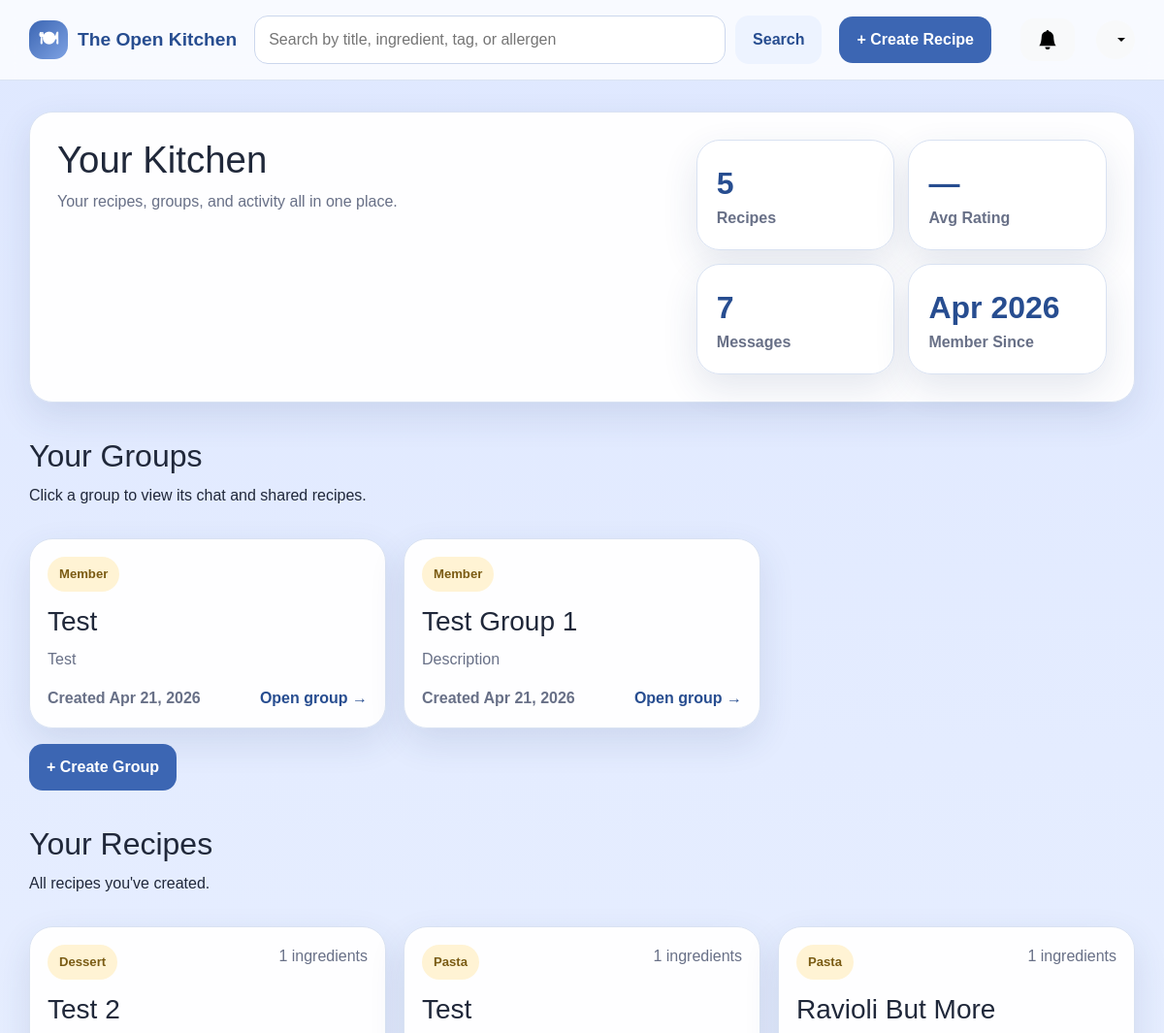
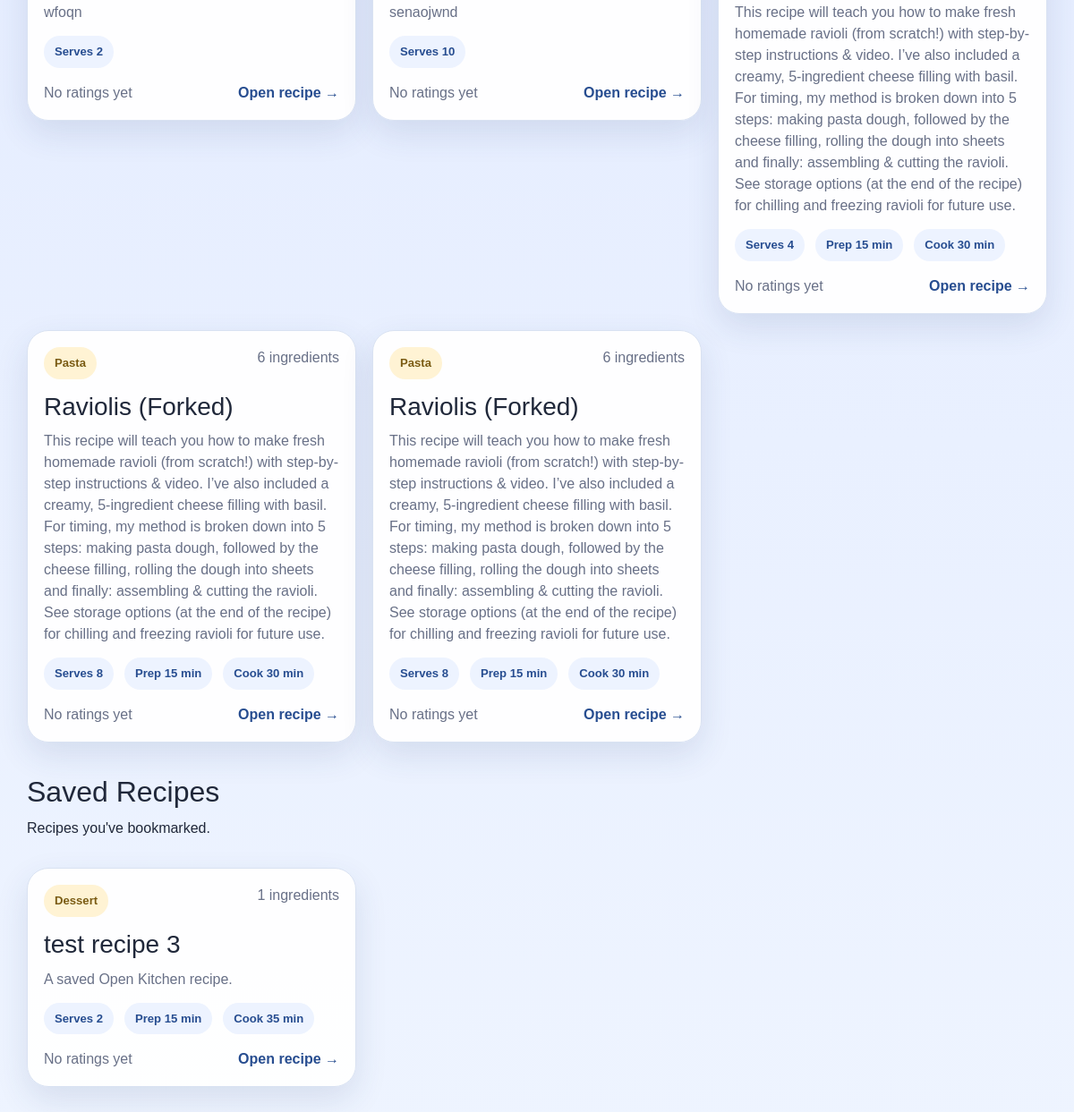
Before: /groups (signed in) with the older database file (2 pictures, top to bottom).
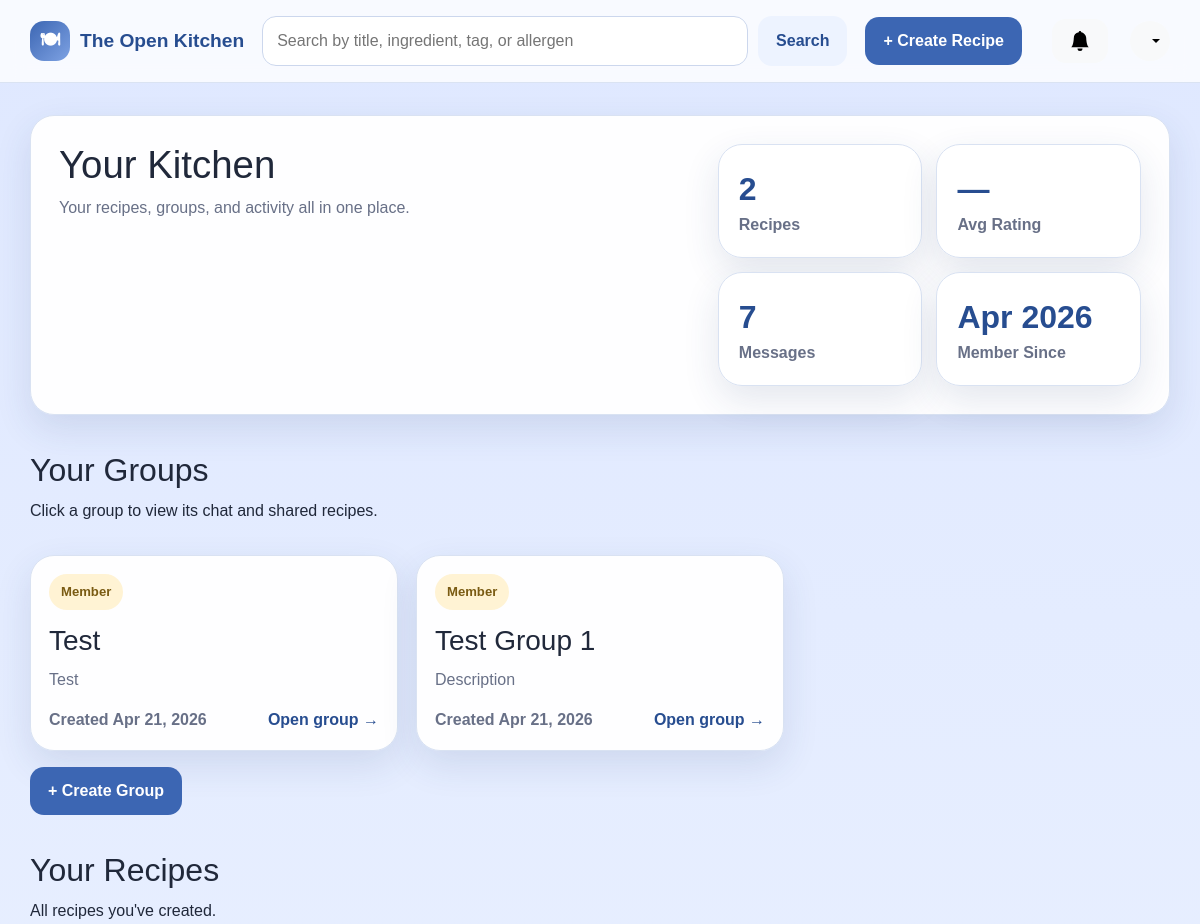
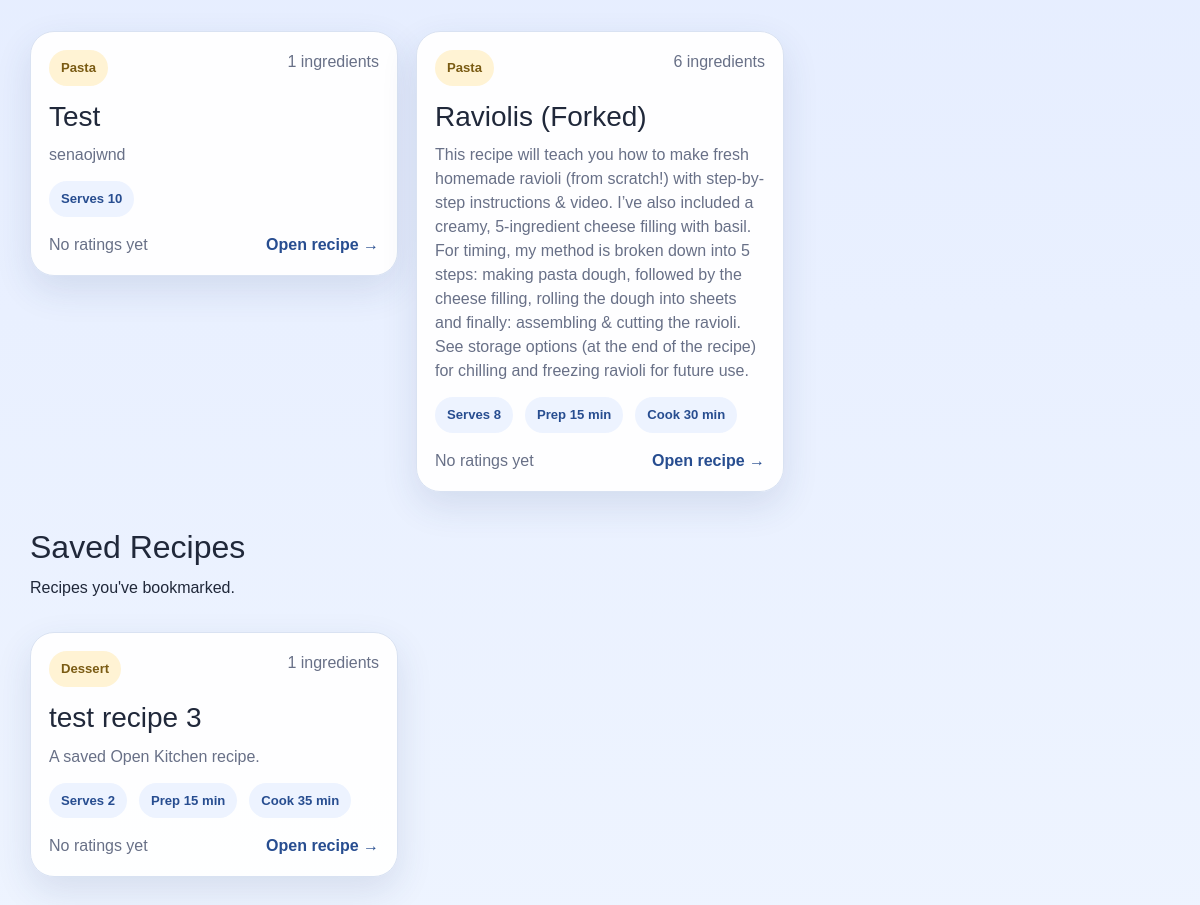
After: the same page with the newer database file (2 pictures, top to bottom).
### app/models.py (models this page shows, shortened)
class User(db.Model):
    __tablename__ = 'users'
    id = db.Column(db.Integer, primary_key=True)
    firstName = db.Column(db.String(50), nullable=False)
    lastName = db.Column(db.String(50), nullable=False)
    email = db.Column(db.String(100), unique=True, nullable=False)
    password = db.Column(db.String(255), nullable=False)
    role = db.Column(db.String(20), nullable=False, default='contributor')
    isActive = db.Column(db.Boolean, default=True)
    dateCreated = db.Column(db.DateTime, nullable=False, default=datetime.now)
    recipes = db.relationship('Recipe', backref='author', lazy=True)

class Group(db.Model):
    __tablename__ = 'groups'
    id = db.Column(db.Integer, primary_key=True)
    leaderID = db.Column(db.Integer, db.ForeignKey('users.id'), nullable=False)
    name = db.Column(db.String(100), nullable=False)
    description = db.Column(db.Text)
    dateCreated = db.Column(db.DateTime, nullable=False)
    members = db.relationship('GroupMember', backref='group', lazy=True)
    messages = db.relationship('GroupMessage', backref='group', lazy=True)

class Category(db.Model):
    __tablename__ = 'categories'
    id = db.Column(db.Integer, primary_key=True)
    name = db.Column(db.String(32), unique=True, nullable=False)

class Recipe(db.Model):
    __tablename__ = 'recipes'
    id = db.Column(db.Integer, primary_key=True)
    authorID = db.Column(db.Integer, db.ForeignKey('users.id'), nullable=False)
    title = db.Column(db.String(150), nullable=False)
    description = db.Column(db.Text, nullable=True)
    instructions = db.Column(db.Text, nullable=False)
    forkedFrom = db.Column(db.Integer, db.ForeignKey('recipes.id'), nullable=True)
    baseServings = db.Column(db.Integer, nullable=False)
    prepTime = db.Column(db.Integer, nullable=True)
    cookTime = db.Column(db.Integer, nullable=True)
    dateCreated = db.Column(db.DateTime, nullable=False, default=datetime.now)
    ingredients = db.relationship('Ingredient', backref='recipe', lazy=True, cascade='all, delete-orphan')
    categories = db.relationship('RecipeCategory', backref='recipe', lazy=True, cascade='all, delete-orphan')
    dietary_tags = db.relationship('RecipeDietaryTag', backref='recipe', lazy=True, cascade='all, delete-orphan')
    allergens = db.relationship('RecipeAllergen', backref='recipe', lazy=True, cascade='all, delete-orphan')

### app/routes.py (the view)
@app.route('/groups')
@login_required
def my_groups():
    user = get_current_user()
    user_groups = (
        db.session.query(Group)
        .join(GroupMember, Group.id == GroupMember.groupID)
        .filter(GroupMember.userID == user.id)
        .all()
    )
    user_recipes = Recipe.query.filter_by(authorID=user.id).order_by(Recipe.dateCreated.desc()).all()
    recipe_data = [_recipe_card_data(r) for r in user_recipes]
    saved_query = (
        db.session.query(Recipe)
        .join(SavedRecipe, Recipe.id == SavedRecipe.recipeID)
        .filter(SavedRecipe.userID == user.id)
        .all()
    )
    saved_recipes = [_recipe_card_data(r) for r in saved_query]
    message_count = GroupMessage.query.filter_by(senderID=user.id).count()
    ratings = (
        db.session.query(func.avg(Rating.stars))
        .join(Recipe, Rating.recipeID == Recipe.id)
        .filter(Recipe.authorID == user.id)
        .scalar()
    )
    avg_rating = round(ratings, 1) if ratings else None
    return render_template('groups/index.html',
                           user=user,
                           groups=user_groups,
                           recipe_data=recipe_data,
                           saved_recipes=saved_recipes,
                           message_count=message_count,
                           avg_rating=avg_rating)

### app/templates/groups/index.html (shortened to what this page needs)
{% extends "base.html" %}
{% block content %}
<section class="hero-card">
    <div>
        <h1>Your Kitchen</h1>
        <p class="hero-copy">Your recipes, groups, and activity all in one place.</p>
    </div>
    <div class="stats-panel">
        <div class="stat-card">
            <span class="stat-number">{{ recipe_data|length }}</span>
            <span class="stat-label">Recipes</span>
        </div>
        <div class="stat-card">
            <span class="stat-number">{{ avg_rating or '—' }}</span>
            <span class="stat-label">Avg Rating</span>
        </div>
        <div class="stat-card">
            <span class="stat-number">{{ message_count }}</span>
            <span class="stat-label">Messages</span>
        </div>
        <div class="stat-card">
            <span class="stat-number">
                {{ user.dateCreated.strftime('%b %Y') if user else 'N/A' }}
            </span>
            <span class="stat-label">Member Since</span>
        </div>
    </div>
</section>
<section class="section-head" style="margin-top: 36px;">
    <div>
        <h2>Your Groups</h2>
        <p>Click a group to view its chat and shared recipes.</p>
    </div>
</section>
{% if groups %}
<div class="card-grid">
    {% for group in groups %}
    <a href="{{ url_for('view_group', group_id=group.id) }}" class="recipe-card-link">
        <article class="recipe-card">
            <div class="recipe-card-top">
                <span class="mini-pill">{{ 'Leader' if group.leaderID == 1 else 'Member' }}</span>
            </div>
            <h3>{{ group.name }}</h3>
            <p>{{ group.description or 'No description provided.' }}</p>
            <div class="recipe-card-footer">
                <span class="muted-small">Created {{ group.dateCreated.strftime('%b %d, %Y') }}</span>
                <span>Open group →</span>
            </div>
        </article>
    </a>
    {% endfor %}
</div>
{% else %}
<div class="empty-state">
    <h3>No groups yet</h3>
    <p>Create a group and invite others to start sharing recipes.</p>
</div>
{% endif %}
<div class="mt-3 mb-4">
    <a href="{{ url_for('create_group') }}" class="btn btn-primary">+ Create Group</a>
</div>
<section class="section-head" style="margin-top: 36px;">
    <div>
        <h2>Your Recipes</h2>
        <p>All recipes you've created.</p>
    </div>
</section>
{% if recipe_data %}
<div class="card-grid">
    {% for item in recipe_data %}
    <a href="{{ url_for('view_recipe', recipe_id=item.recipe.id) }}" class="recipe-card-link">
        <article class="recipe-card">
            <div class="recipe-card-top">
                <span class="mini-pill">{{ item.category_names[0] if item.category_names else 'Recipe' }}</span>
                <span class="muted-small">{{ item.ingredient_count }} ingredients</span>
            </div>
            <h3>{{ item.recipe.title }}</h3>
            <p>{{ item.recipe.description or 'A saved Open Kitchen recipe.' }}</p>
            <div class="pill-row">
                <span class="pill">Serves {{ item.recipe.baseServings }}</span>
                {% if item.recipe.prepTime %}<span class="pill">Prep {{ item.recipe.prepTime }} min</span>{% endif %}
                {% if item.recipe.cookTime %}<span class="pill">Cook {{ item.recipe.cookTime }} min</span>{% endif %}
            </div>
            <div class="recipe-card-footer">
                {% if item.avg_rating %}
                <span class="card-stars">
                    {% for i in range(1, 6) %}
                        <span class="{% if i <= item.avg_rating|round(0,'floor')|int %}star-on{% else %}star-off{% endif %}">★</span>
                    {% endfor %}
                    <span class="rating-score">{{ item.avg_rating }} ({{ item.rating_count }})</span>
                </span>
                {% else %}
                <span class="muted-small no-rating">No ratings yet</span>
                {% endif %}
                <span>Open recipe →</span>
            </div>
        </article>
    </a>
    {% endfor %}
</div>
{% else %}
<div class="empty-state">
    <h3>No recipes yet</h3>
    <p>Create your first recipe to see it here.</p>
    <a href="{{ url_for('create_recipe') }}" class="btn btn-primary">Create Recipe</a>
</div>
{% endif %}
<section class="section-head" style="margin-top: 36px;">
    <div>
        <h2>Saved Recipes</h2>
        <p>Recipes you've bookmarked.</p>
    </div>
</section>
{% if saved_recipes %}
<div class="card-grid">
    {% for item in saved_recipes %}
    <div class="recipe-card-wrap">
        <a href="{{ url_for('view_recipe', recipe_id=item.recipe.id) }}" class="recipe-card-link">
            <article class="recipe-card">
                <div class="recipe-card-top">
                    <span class="mini-pill">
                        {{ item.category_names[0] if item.category_names else 'Recipe' }}
                    </span>
                    <span class="muted-small">{{ item.ingredient_count }} ingredients</span>
                </div>
                <h3>{{ item.recipe.title }}</h3>
                <p>{{ item.recipe.description or 'A saved Open Kitchen recipe.' }}</p>
                <div class="pill-row">
                    <span class="pill">Serves {{ item.recipe.baseServings }}</span>
                    {% if item.recipe.prepTime %}
                        <span class="pill">Prep {{ item.recipe.prepTime }} min</span>
                    {% endif %}
                    {% if item.recipe.cookTime %}
                        <span class="pill">Cook {{ item.recipe.cookTime }} min</span>
                    {% endif %}
                </div>
                <div class="recipe-card-footer">
                    {% if item.avg_rating %}
                    <span class="card-stars">
                        {% for i in range(1, 6) %}
                            <span class="{% if i <= item.avg_rating|round(0,'floor')|int %}star-on{% else %}star-off{% endif %}">★</span>
                        {% endfor %}
                        <span class="rating-score">{{ item.avg_rating }} ({{ item.rating_count }})</span>
                    </span>
                    {% else %}
                    <span class="muted-small no-rating">No ratings yet</span>
                    {% endif %}
                    <span>Open recipe →</span>
                </div>
            </article>
        </a>
    </div>
    {% endfor %}
</div>
{% else %}
<div class="empty-state">
    <h3>No saved recipes</h3>
    <p>Save recipes to quickly find them later.</p>
</div>
{% endif %}
{% endblock %}

### app/templates/base.html (shortened to what this page needs)
<!DOCTYPE html>
<html lang="en">
<head>
    <link href="https://cdn.jsdelivr.net/npm/bootstrap@5.3.3/dist/css/bootstrap.min.css" rel="stylesheet">
    <link rel="stylesheet" href="{{ url_for('static', filename='style.css') }}">
</head>
<body>
    <header class="site-header">
        <div class="container nav-wrap">
            <a class="brand" href="{{ url_for('dashboard') }}">
                <span class="brand-mark">🍽</span>
                <span>The Open Kitchen</span>
            </a>
            <form class="searchbar" action="{{ url_for('search') }}" method="get">
                <input type="text" name="q" placeholder="Search by title, ingredient, tag, or allergen"
                       value="{{ request.args.get('q', '') }}">
                <button type="submit" class="btn btn-secondary">Search</button>
            </form>
            <nav class="nav-links">
                {% if session.get('user_id') %}
                    <a href="{{ url_for('create_recipe') }}" class="btn btn-primary">+ Create Recipe</a>
                {% else %}
                    <a href="{{ url_for('login') }}" class="btn btn-primary">Log In</a>
                {% endif %}
                {% if session.get('user_id') %}
                <button type="button"
                        id="notificationBtn"
                        class="btn btn-light position-relative ms-3"
                        data-bs-toggle="offcanvas"
                        data-bs-target="#notificationPanel"
                        aria-controls="notificationPanel">
                    <svg xmlns="http://www.w3.org/2000/svg" width="20" height="20" fill="currentColor" class="bi bi-bell-fill" viewBox="0 0 16 16">
                        <path d="M8 16a2 2 0 0 0 2-2H6a2 2 0 0 0 2 2m.995-14.901a1 1 0 1 0-1.99 0A5 5 0 0 0 3 6c0 1.098-.5 6-2 7h14c-1.5-1-2-5.902-2-7 0-2.42-1.72-4.44-4.005-4.901"/>
                    </svg>
                </button>
                {% endif %}
                {% if session.get('user_id') %}
                <div class="dropdown ms-2">
                    <button class="btn btn-light dropdown-toggle d-flex align-items-center justify-content-center"
                            type="button"
                            id="profileDropdown"
                            data-bs-toggle="dropdown"
                            aria-expanded="false"
                            style="width: 40px; height: 40px; border-radius: 50%;">
                    </button>
                </div>
                {% endif %}
            </nav>
        </div>
    </header>
    <main class="container page-shell">
        {% block content %}{% endblock %}
    </main>
    <div class="toast-container position-fixed top-0 end-0 p-3" style="z-index: 1100;" id="toastContainer"></div>
</body>
</html>

Changed rows visible on the page:
removed Recipe: recipe "Test 2", recipe "wfoqn", recipe.baseServings "2"
removed Recipe: recipe "Ravioli But More", recipe "This recipe will teach you how to make fresh homemade ravioli (from scratch!) with step-by-step instructions & video. I’ve also included a creamy, 5-ingredient cheese filling with basil. For timing, my method is broken down into 5 steps: making pasta dough, followed by the cheese filling, rolling the dough into sheets and finally: assembling & cutting the ravioli. See storage options (at the end of the recipe) for chilling and freezing ravioli for future use.", recipe.baseServings "4", recipe.prepTime "15", recipe.cookTime "30"
removed Recipe: recipe "Raviolis (Forked)", recipe "This recipe will teach you how to make fresh homemade ravioli (from scratch!) with step-by-step instructions & video. I’ve also included a creamy, 5-ingredient cheese filling with basil. For timing, my method is broken down into 5 steps: making pasta dough, followed by the cheese filling, rolling the dough into sheets and finally: assembling & cutting the ravioli. See storage options (at the end of the recipe) for chilling and freezing ravioli for future use.", recipe.baseServings "8", recipe.prepTime "15", recipe.cookTime "30"
Other visible differences:
{{ recipe_data|length }}: "5" → "2"
list line gone: "Dessert"
list line gone: "1 ingredients Serves No ratings yet Open recipe →"
list line gone: "Pasta"
list line gone: "1 ingredients Serves Prep min Cook min No ratings yet Open recipe →"
list line gone: "6 ingredients Serves Prep min Cook min No ratings yet Open recipe →"
